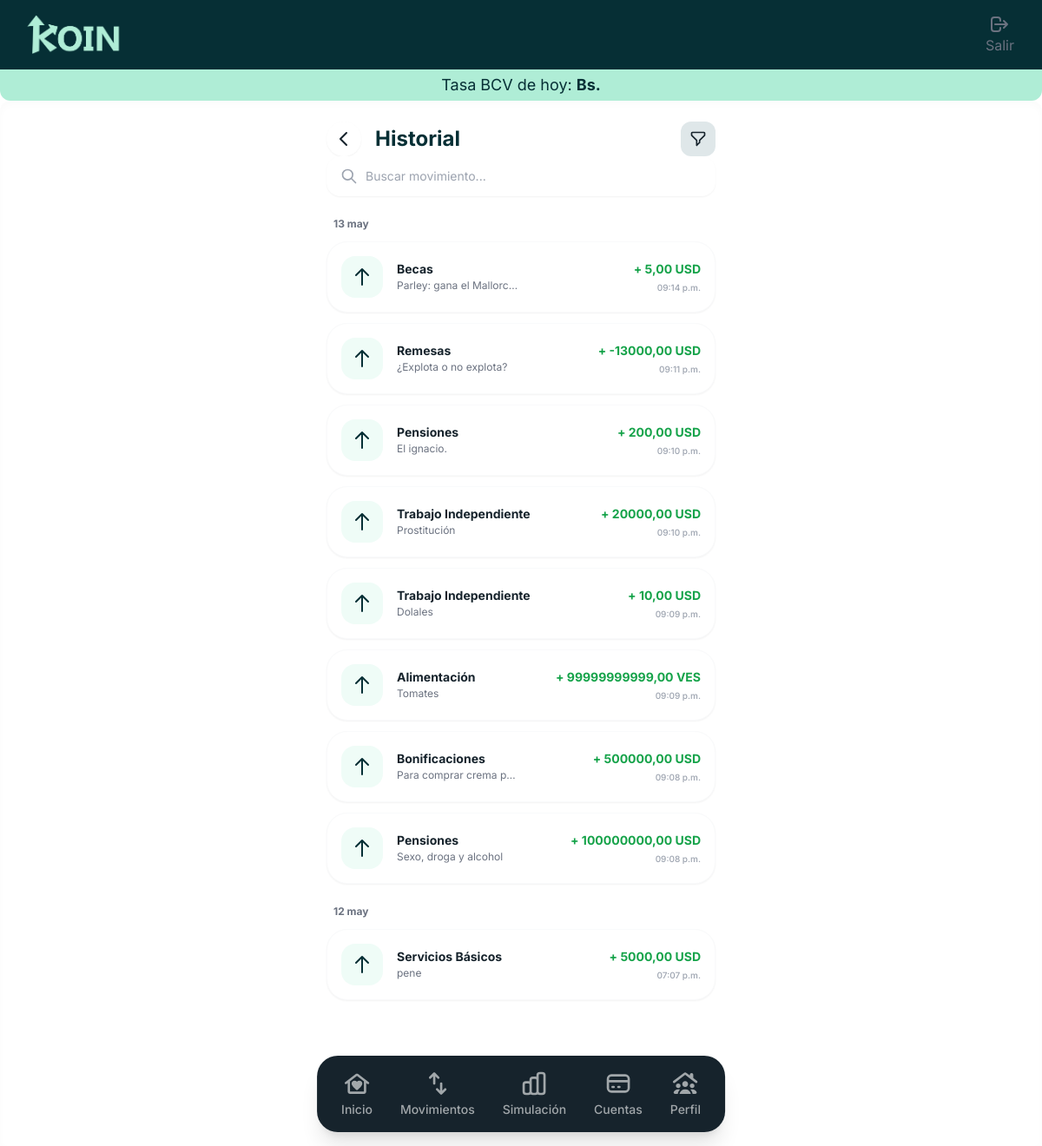
The page /movimientos/ (signed in) on the database its author committed.
### finances/models.py (models this page shows, shortened)
class Movimiento(models.Model):
    cuenta = models.ForeignKey(Cuenta, on_delete=models.CASCADE)
    categoria = models.ForeignKey(Categoria, on_delete=models.SET_NULL, null=True)
    tipo_movimiento = models.ForeignKey(TipoMovimiento, on_delete=models.PROTECT)
    moneda = models.ForeignKey(Moneda, on_delete=models.PROTECT)
    cantidad_moneda = models.DecimalField(max_digits=15, decimal_places=2)
    fecha_creacion = models.DateTimeField(auto_now_add=True)
    descripcion = models.TextField(blank=True, null=True)

class Categoria(models.Model):
    nombre_categoria = models.CharField(max_length=100)
    tipo_categoria = models.CharField(max_length=50) # Ej: Alimentación, Servicios

class Cuenta(models.Model):
    usuario = models.ForeignKey(Usuario, on_delete=models.CASCADE)
    moneda = models.ForeignKey(Moneda, on_delete=models.PROTECT)
    nombre_cuenta = models.CharField(max_length=100)
    saldo_inicial_cuenta = models.DecimalField(max_digits=15, decimal_places=2)
    color_cuenta = models.CharField(max_length=20, help_text="Código hexadecimal o nombre del color")

class Moneda(models.Model):
    codigo = models.CharField(max_length=5, unique=True) # Ej: USD, VES
    nombre_moneda = models.CharField(max_length=50)
    tasa_cambio = models.DecimalField(max_digits=18, decimal_places=4)

### finances/views.py (the view)
# urls.py: path('movimientos/', historial_movimientos_view, name='historial_movimientos'),
@login_required
def historial_movimientos_view(request):
    movimientos = Movimiento.objects.filter(cuenta__usuario=request.user).order_by('-fecha_creacion')
    contexto = {
        'movimientos': movimientos,
    }
    return render(request, 'movimientos.html', contexto)

### finances/context_processors.py (called while the page is built)
def datos_globales_koin(request):
    try:
        tasa_actual = obtener_tasa_bcv_segura()
    except Exception as e:
        tasa_actual = "No disponible"
    return {
        'tasa_bcv_global': tasa_actual,
    }

### finances/services.py (called while the page is built)
def obtener_tasa_bcv_segura():
    try:
        bcv = Currency()
        tasa_dolar = float(bcv.get_rate(currency_code='USD'))
        return tasa_dolar
    except Exception as e:
        print(f"Error con la librería pyBCV: {e}")
        return None

### templates/movimientos.html (shortened to what this page needs)
{% extends 'base_dashboard.html' %}
{% block content %}
<div class="max-w-md mx-auto">
    <div class="flex items-center justify-between ">
        <div class="flex items-center gap-4">
            <a href="{% url 'dashboard' %}" class="w-10 h-10 bg-white rounded-full flex items-center justify-center shadow-sm text-charcoal-teal hover:bg-gray-50">
                <svg class="w-6 h-6" fill="none" stroke="currentColor" viewBox="0 0 24 24"><path stroke-linecap="round" stroke-linejoin="round" stroke-width="2" d="M15 19l-7-7 7-7"></path></svg>
            </a>
            <h2 class="text-2xl font-bold text-deep-teal">Historial</h2>
        </div>
        <button class="w-10 h-10 bg-pale-blue-grey rounded-xl flex items-center justify-center text-charcoal-teal">
            <svg class="w-5 h-5" fill="none" stroke="currentColor" viewBox="0 0 24 24"><path stroke-linecap="round" stroke-linejoin="round" stroke-width="2" d="M3 4a1 1 0 011-1h16a1 1 0 011 1v2.586a1 1 0 01-.293.707l-6.414 6.414a1 1 0 00-.293.707V17l-4 4v-6.586a1 1 0 00-.293-.707L3.293 7.293A1 1 0 013 6.586V4z"></path></svg>
        </button>
    </div>
    <div class="relative mb-6">
        <div class="absolute inset-y-0 left-0 pl-4 flex items-center pointer-events-none">
        </div>
        <input type="text" placeholder="Buscar movimiento..." class="w-full pl-11 pr-4 py-3 bg-white rounded-2xl outline-none text-sm text-charcoal-teal border border-transparent focus:border-mint-green shadow-sm transition-all">
    </div>
    {% regroup movimientos by fecha_creacion.date as movimientos_por_dia %}
    <div class="space-y-6 pb-10">
        {% for dia in movimientos_por_dia %}
            <div>
                <h3 class="text-xs font-bold text-gray-500 mb-3 px-2 lowercase first-letter:uppercase">
                    {{ dia.grouper|date:"d M" }}
                </h3>
                <div class="space-y-3">
                    {% for mov in dia.list %}
                        <div class="bg-white p-4 rounded-3xl shadow-sm border border-gray-50 flex items-center justify-between hover:shadow-md transition-shadow">
                            <div class="flex items-center gap-4">
                                {% if mov.tipo_movimiento.nombre_movimiento == 'Ingreso' %}
                                    <div class="w-12 h-12 rounded-2xl bg-mint-green/20 text-deep-teal flex items-center justify-center shrink-0">
                                        <svg class="w-6 h-6" fill="none" stroke="currentColor" viewBox="0 0 24 24"><path stroke-linecap="round" stroke-linejoin="round" stroke-width="2" d="M5 10l7-7m0 0l7 7m-7-7v18"></path></svg>
                                    </div>
                                {% else %}
                                    <div class="w-12 h-12 rounded-2xl bg-red-100 text-red-500 flex items-center justify-center shrink-0">
                                        <svg class="w-6 h-6" fill="none" stroke="currentColor" viewBox="0 0 24 24"><path stroke-linecap="round" stroke-linejoin="round" stroke-width="2" d="M19 14l-7 7m0 0l-7-7m7 7V3"></path></svg>
                                    </div>
                                {% endif %}
                                <div class="flex flex-col">
                                    <p class="font-bold text-charcoal-teal text-sm leading-tight">{{ mov.categoria.nombre_categoria }}</p>
                                    <p class="text-xs text-gray-500 mt-0.5 truncate max-w-[140px]">
                                        {{ mov.descripcion|default:mov.cuenta.nombre_cuenta }}
                                    </p>
                                </div>
                            </div>
                            <div class="flex flex-col items-end">
                                {% if mov.tipo_movimiento.nombre_movimiento == 'Ingreso' %}
                                    <p class="font-bold text-green-600 text-sm">
                                        + {{ mov.cantidad_moneda }} {{ mov.moneda.codigo }}
                                    </p>
                                {% else %}
                                    <p class="font-bold text-red-500 text-sm">
                                        - {{ mov.cantidad_moneda }} {{ mov.moneda.codigo }}
                                    </p>
                                {% endif %}
                                <p class="text-[10px] text-gray-400 mt-1 font-medium">{{ mov.fecha_creacion|time:"h:i a" }}</p>
                            </div>
                        </div>
                    {% endfor %}
                </div>
            </div>
        {% endfor %}
    </div>
</div>
{% endblock %}

### rows shown on the page
Movimiento: categoria.nombre_categoria "Becas", descripcion "Parley: gana el Mallorc…", cantidad_moneda "5,00", moneda.codigo "USD", fecha_creacion "09:14 p.m."
Movimiento: categoria.nombre_categoria "Remesas", descripcion "¿Explota o no explota?", cantidad_moneda "-13000,00", moneda.codigo "USD", fecha_creacion "09:11 p.m."
Movimiento: categoria.nombre_categoria "Pensiones", descripcion "El ignacio.", cantidad_moneda "200,00", moneda.codigo "USD", fecha_creacion "09:10 p.m."
Movimiento: categoria.nombre_categoria "Trabajo Independiente", descripcion "Prostitución", cantidad_moneda "20000,00", moneda.codigo "USD", fecha_creacion "09:10 p.m."
Movimiento: categoria.nombre_categoria "Trabajo Independiente", descripcion "Dolales", cantidad_moneda "10,00", moneda.codigo "USD", fecha_creacion "09:09 p.m."
Movimiento: categoria.nombre_categoria "Alimentación", descripcion "Tomates", cantidad_moneda "99999999999,00", moneda.codigo "VES", fecha_creacion "09:09 p.m."
Movimiento: categoria.nombre_categoria "Bonificaciones", descripcion "Para comprar crema p…", cantidad_moneda "500000,00", moneda.codigo "USD", fecha_creacion "09:08 p.m."
Movimiento: categoria.nombre_categoria "Pensiones", descripcion "Sexo, droga y alcohol", cantidad_moneda "100000000,00", moneda.codigo "USD", fecha_creacion "09:08 p.m."
Movimiento: categoria.nombre_categoria "Servicios Básicos", descripcion "pene", cantidad_moneda "5000,00", moneda.codigo "USD", fecha_creacion "07:07 p.m."

### other values the page prints
{{ dia.grouper|date:"d M" }} "13 may" "12 may"
